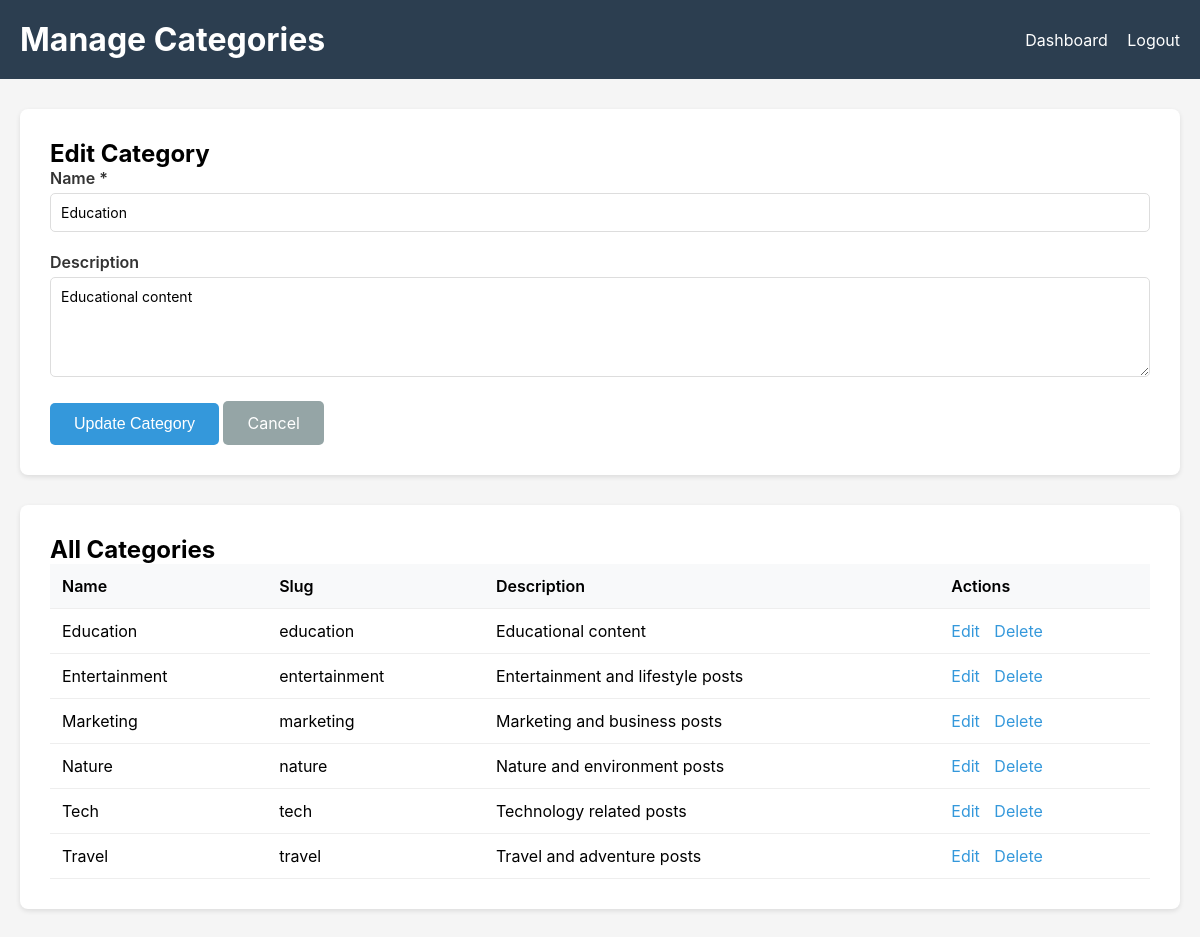
The page /backend/admin/categories.php?action=edit&id=4 (signed in) on the database its author committed.
### tables this page shows
CREATE TABLE IF NOT EXISTS categories (
    id INT AUTO_INCREMENT PRIMARY KEY,
    name VARCHAR(100) NOT NULL UNIQUE,
    slug VARCHAR(100) NOT NULL UNIQUE,
    description TEXT,
    created_at TIMESTAMP DEFAULT CURRENT_TIMESTAMP,
    updated_at TIMESTAMP DEFAULT CURRENT_TIMESTAMP ON UPDATE CURRENT_TIMESTAMP
);

### backend/includes/functions.php (called while the page is built, shortened)
<?php
function escape($data) {
    return htmlspecialchars($data, ENT_QUOTES, 'UTF-8');
}
function getCategories() {
    $pdo = getDBConnection();
    $stmt = $pdo->query("SELECT * FROM categories ORDER BY name ASC");
    return $stmt->fetchAll();
}

### backend/admin/categories.php (the view, shortened to what this page needs)
<?php
require_once __DIR__ . '/../includes/functions.php';
$pdo = getDBConnection();
$category = null;
if (isset($_GET['action']) && $_GET['action'] === 'edit' && isset($_GET['id'])) {
    $category = $pdo->prepare("SELECT * FROM categories WHERE id = :id");
    $category->execute([':id' => $_GET['id']]);
    $category = $category->fetch();
}
$categories = getCategories();
?>
<!DOCTYPE html>
<html lang="en">
<head>
</head>
<body>
    <div class="header">
        <div class="header-content">
            <h1>Manage Categories</h1>
            <div>
                <a href="index.php">Dashboard</a>
                <a href="logout.php">Logout</a>
            </div>
        </div>
    </div>
    <div class="container">
        <div class="form-container">
            <h2><?php echo $category ? 'Edit Category' : 'Create New Category'; ?></h2>
            <form method="POST">
                <div class="form-group">
                    <label for="name">Name *</label>
                    <input type="text" id="name" name="name" required
                           value="<?php echo $category ? escape($category['name']) : ''; ?>">
                </div>
                <div class="form-group">
                    <label for="description">Description</label>
                    <textarea id="description" name="description"><?php echo $category ? escape($category['description']) : ''; ?></textarea>
                </div>
                <button type="submit" class="btn btn-primary"><?php echo $category ? 'Update Category' : 'Create Category'; ?></button>
                <?php if ($category): ?>
                    <a href="categories.php" class="btn btn-secondary">Cancel</a>
                <?php endif; ?>
            </form>
        </div>
        <div class="list-container">
            <h2>All Categories</h2>
            <table>
                <thead>
                    <tr>
                        <th>Name</th>
                        <th>Slug</th>
                        <th>Description</th>
                        <th>Actions</th>
                    </tr>
                </thead>
                <tbody>
                    <?php if (empty($categories)): ?>
                        <tr>
                            <td colspan="4" style="text-align: center; color: #999;">No categories yet</td>
                        </tr>
                    <?php else: ?>
                        <?php foreach ($categories as $cat): ?>
                            <tr>
                                <td><?php echo escape($cat['name']); ?></td>
                                <td><?php echo escape($cat['slug']); ?></td>
                                <td><?php echo escape($cat['description'] ?? ''); ?></td>
                                <td class="actions">
                                    <a href="categories.php?action=edit&id=<?php echo $cat['id']; ?>">Edit</a>
                                    <a href="categories.php?action=delete&id=<?php echo $cat['id']; ?>"
                                       onclick="return confirm('Are you sure?')">Delete</a>
                                </td>
                            </tr>
                        <?php endforeach; ?>
                    <?php endif; ?>
                </tbody>
            </table>
        </div>
    </div>
</body>
</html>

### backend/admin/categories.php (style rules this page uses)
* { margin: 0; padding: 0; box-sizing: border-box; }
body { font-family: -apple-system, BlinkMacSystemFont, 'Segoe UI', Roboto, sans-serif; background: #f5f5f5; }
.header { background: #2c3e50; color: white; padding: 20px; }
.header-content { max-width: 1200px; margin: 0 auto; display: flex; justify-content: space-between; align-items: center; }
.header a { color: white; text-decoration: none; margin-left: 15px; }
.container { max-width: 1200px; margin: 30px auto; padding: 0 20px; }
.form-container, .list-container { background: white; padding: 30px; border-radius: 8px; box-shadow: 0 2px 5px rgba(0,0,0,0.1); margin-bottom: 30px; }
.form-group { margin-bottom: 20px; }
label { display: block; margin-bottom: 5px; font-weight: 600; color: #333; }
input[type="text"], textarea { width: 100%; padding: 10px; border: 1px solid #ddd; border-radius: 5px; font-size: 14px; font-family: inherit; }
textarea { min-height: 100px; resize: vertical; }
.btn { padding: 12px 24px; border: none; border-radius: 5px; cursor: pointer; font-size: 16px; text-decoration: none; display: inline-block; }
.btn-primary { background: #3498db; color: white; }
.btn-secondary { background: #95a5a6; color: white; }
table { width: 100%; border-collapse: collapse; }
th, td { padding: 12px; text-align: left; border-bottom: 1px solid #eee; }
th { background: #f8f9fa; font-weight: 600; }
.actions a { color: #3498db; text-decoration: none; margin-right: 10px; }

### rows shown on the page
categories: name "Education", description "Educational content", slug "education"
categories: name "Entertainment", slug "entertainment", description "Entertainment and lifestyle posts"
categories: name "Marketing", slug "marketing", description "Marketing and business posts"
categories: name "Nature", slug "nature", description "Nature and environment posts"
categories: name "Tech", slug "tech", description "Technology related posts"
categories: name "Travel", slug "travel", description "Travel and adventure posts"
